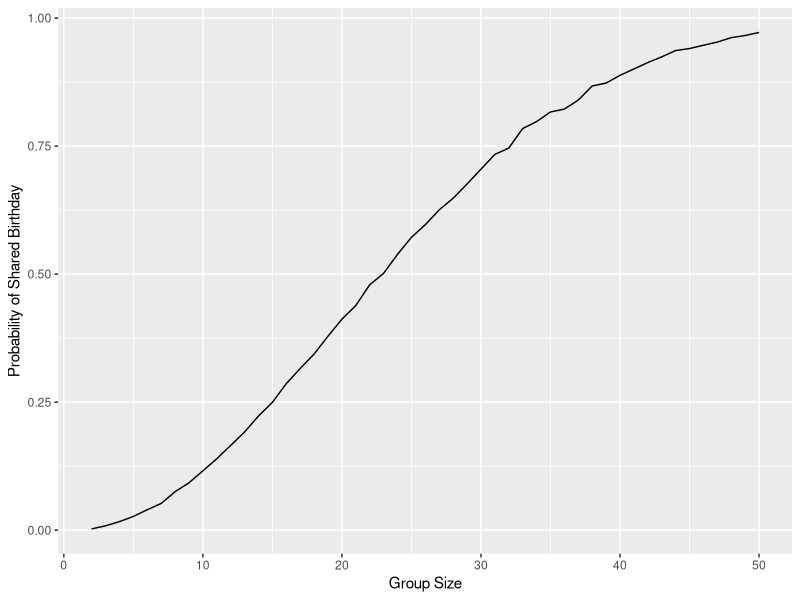

The R source for this figure:
## ---- chunk 1
knitr::opts_chunk$set(echo = TRUE)
## ---- chunk 2
library(tidyverse)
set.seed(1)

birthday_match = function(n) {
  birthdays = sample(1:365, size = n, replace = TRUE)
  any(duplicated(birthdays))
}

birthday_results =
  expand_grid(
    group_size = 2:50,
    iter = 1:10000
  ) |>
  mutate(
    shared_birthday = map_lgl(group_size, birthday_match)
  ) |>
  group_by(group_size) |>
  summarize(
    probability = mean(shared_birthday)
  )

birthday_results |>
  ggplot(aes(x = group_size, y = probability)) +
  geom_line() +
  labs(
    x = "Group Size",
    y = "Probability of Shared Birthday"
  )
